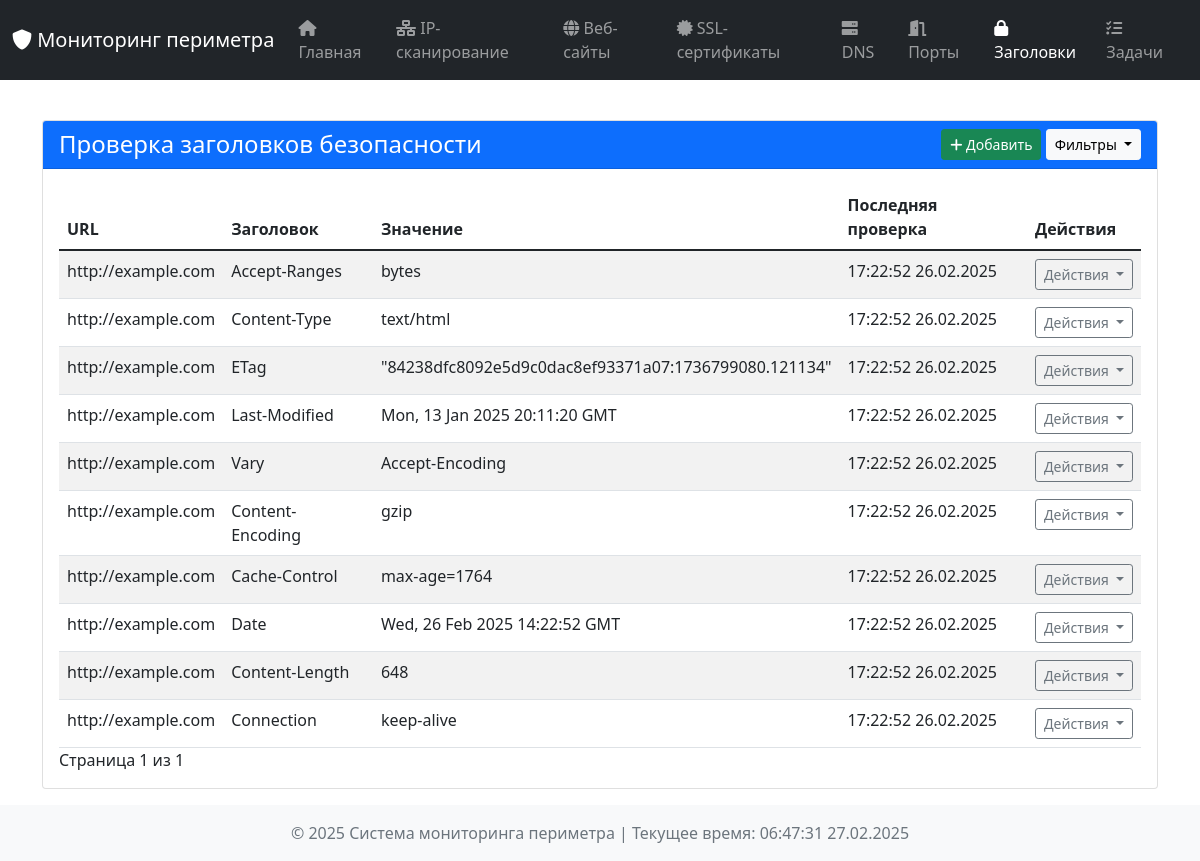
/security-headers, run on an earlier commit of the app's database.
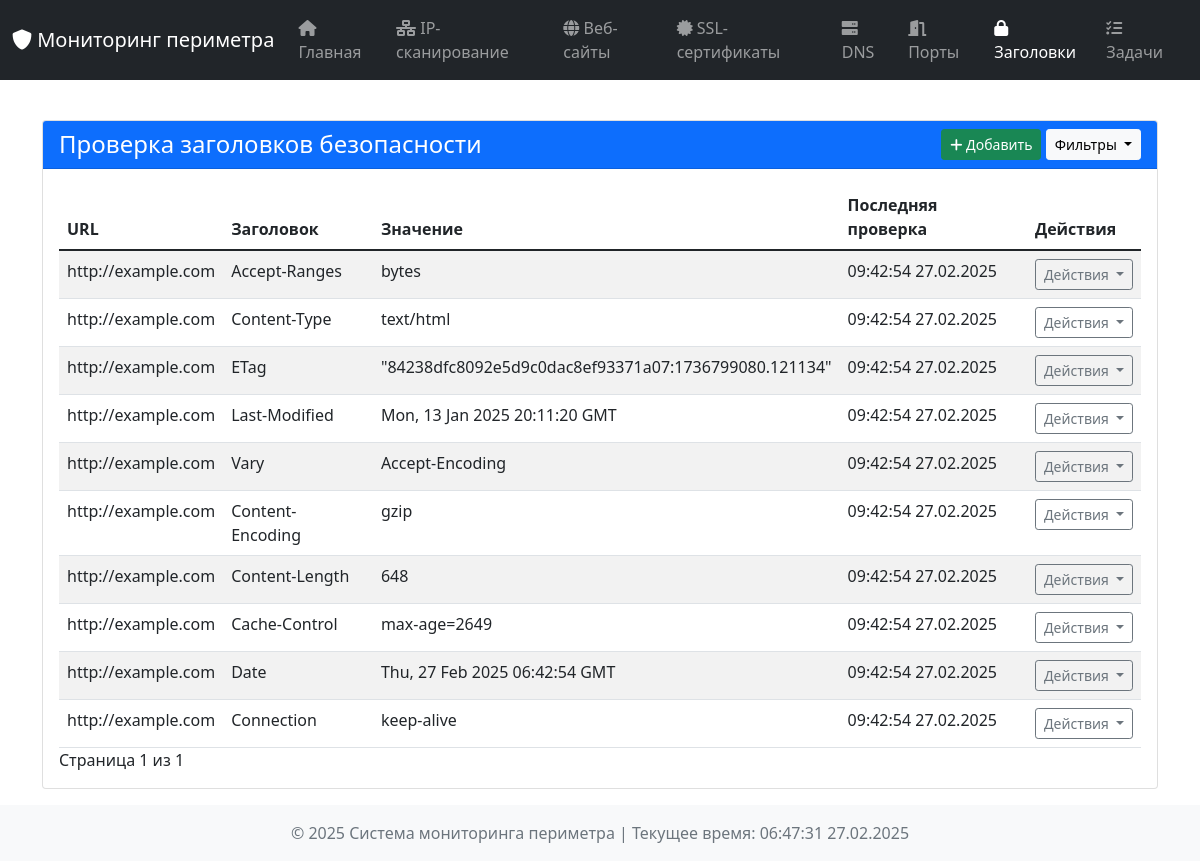
And on a later commit of the database.
### tables this page shows
CREATE TABLE security_headers (
                id INTEGER PRIMARY KEY AUTOINCREMENT,
                url TEXT,
                header_name TEXT,
                header_value TEXT,
                check_time TEXT,
                UNIQUE(url, header_name)
            );

### dashboard/app.py (the view, shortened to what this page needs)
@app.route('/security-headers', methods=['GET', 'POST'])
def security_headers():
    form = SecurityHeadersForm()
    page = request.args.get('page', 1, type=int)
    per_page = 10
    all_results = db_manager.get_all_records('security_headers')
    total_results = len(all_results)
    results = all_results[(page - 1) * per_page: page * per_page]
    return render_template('security_headers.html', results=results, current_time=datetime.now(), form=form,
                           total_results=total_results, per_page=per_page, page=page)

### dashboard/templates/security_headers.html (shortened to what this page needs)
{% extends "base.html" %}
{% block content %}
<div class="container mt-4">
    <div class="card">
        <div class="card-header bg-primary text-white d-flex justify-content-between align-items-center">
            <h4 class="mb-0">Проверка заголовков безопасности</h4>
            <div>
                <button class="btn btn-success btn-sm" data-bs-toggle="modal" data-bs-target="#addHeadersModal">
                    <i class="fas fa-plus"></i> Добавить
                </button>
                <button class="btn btn-light btn-sm dropdown-toggle" type="button" id="filterDropdown" data-bs-toggle="dropdown" aria-expanded="false">
                    Фильтры
                </button>
            </div>
        </div>
        <div class="card-body">
            {% if results %}
                <div class="table-responsive">
                    <table class="table table-hover table-striped">
                        <thead class="thead-dark">
                            <tr>
                                <th>URL</th>
                                <th>Заголовок</th>
                                <th>Значение</th>
                                <th>Последняя проверка</th>
                                <th>Действия</th>
                            </tr>
                        </thead>
                        <tbody>
                            {% for result in results %}
                            <tr>
                                <td>{{ result.url }}</td>
                                <td>{{ result.header_name or 'N/A' }}</td>
                                <td>{{ result.header_value or 'N/A' }}</td>
                                <td>{{ result.check_time.strftime('%H:%M:%S %d.%m.%Y') if result.check_time else 'N/A' }}</td>
                                <td style="position:relative;">
                                    <div class="dropdown">
                                        <button class="btn btn-outline-secondary btn-sm dropdown-toggle" type="button" data-bs-toggle="dropdown" aria-expanded="false">
                                            Действия
                                        </button>
                                    </div>
                                </td>
                            </tr>
                            {% endfor %}
                        </tbody>
                    </table>
                </div>
                <div class="pagination">
                    <span>Страница {{ page }} из {{ (total_results + per_page - 1) // per_page }}</span>
                </div>
            {% else %}
                <div class="alert alert-info text-center">
                    Заголовков безопасности не найдено
                </div>
            {% endif %}
        </div>
    </div>
</div>
{% endblock %}

What changed in the data, as far as the page shows it:
removed security_headers: url "http://example.com", header_name "Accept-Ranges", header_value "bytes", check_time "17:22:52 26.02.2025"
removed security_headers: url "http://example.com", header_name "Content-Type", header_value "text/html", check_time "17:22:52 26.02.2025"
removed security_headers: url "http://example.com", header_name "ETag", header_value "\"84238dfc8092e5d9c0dac8ef93371a07:1736799080.121134\"", check_time "17:22:52 26.02.2025"
removed security_headers: url "http://example.com", header_name "Last-Modified", header_value "Mon, 13 Jan 2025 20:11:20 GMT", check_time "17:22:52 26.02.2025"
removed security_headers: url "http://example.com", header_name "Vary", header_value "Accept-Encoding", check_time "17:22:52 26.02.2025"
removed security_headers: url "http://example.com", header_name "Content-Encoding", header_value "gzip", check_time "17:22:52 26.02.2025"
removed security_headers: url "http://example.com", header_name "Cache-Control", header_value "max-age=1764", check_time "17:22:52 26.02.2025"
removed security_headers: url "http://example.com", header_name "Date", header_value "Wed, 26 Feb 2025 14:22:52 GMT", check_time "17:22:52 26.02.2025"
removed security_headers: url "http://example.com", header_name "Content-Length", header_value "648", check_time "17:22:52 26.02.2025"
removed security_headers: url "http://example.com", header_name "Connection", header_value "keep-alive", check_time "17:22:52 26.02.2025"
added security_headers: url "http://example.com", header_name "Accept-Ranges", header_value "bytes", check_time "09:42:54 27.02.2025"
added security_headers: url "http://example.com", header_name "Content-Type", header_value "text/html", check_time "09:42:54 27.02.2025"
added security_headers: url "http://example.com", header_name "ETag", header_value "\"84238dfc8092e5d9c0dac8ef93371a07:1736799080.121134\"", check_time "09:42:54 27.02.2025"
added security_headers: url "http://example.com", header_name "Last-Modified", header_value "Mon, 13 Jan 2025 20:11:20 GMT", check_time "09:42:54 27.02.2025"
added security_headers: url "http://example.com", header_name "Vary", header_value "Accept-Encoding", check_time "09:42:54 27.02.2025"
added security_headers: url "http://example.com", header_name "Content-Encoding", header_value "gzip", check_time "09:42:54 27.02.2025"
added security_headers: url "http://example.com", header_name "Content-Length", header_value "648", check_time "09:42:54 27.02.2025"
added security_headers: url "http://example.com", header_name "Cache-Control", header_value "max-age=2649", check_time "09:42:54 27.02.2025"
added security_headers: url "http://example.com", header_name "Date", header_value "Thu, 27 Feb 2025 06:42:54 GMT", check_time "09:42:54 27.02.2025"
added security_headers: url "http://example.com", header_name "Connection", header_value "keep-alive", check_time "09:42:54 27.02.2025"
